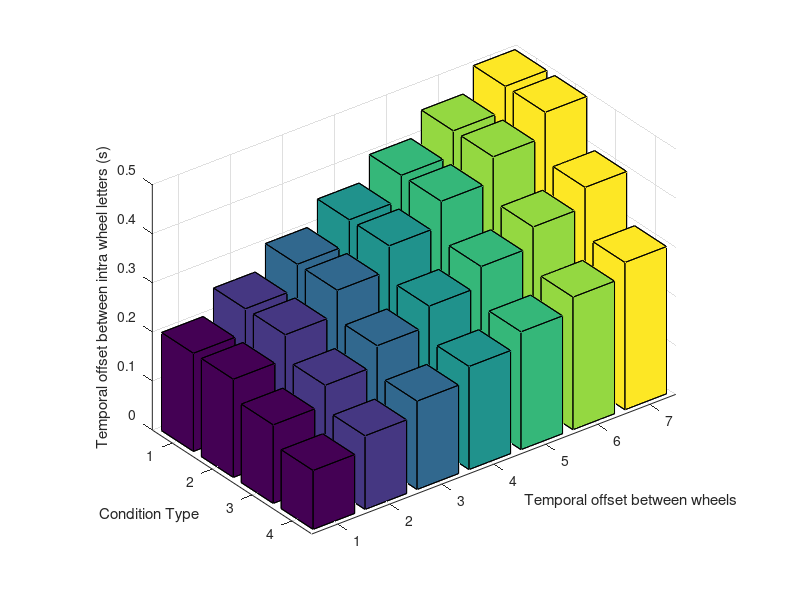
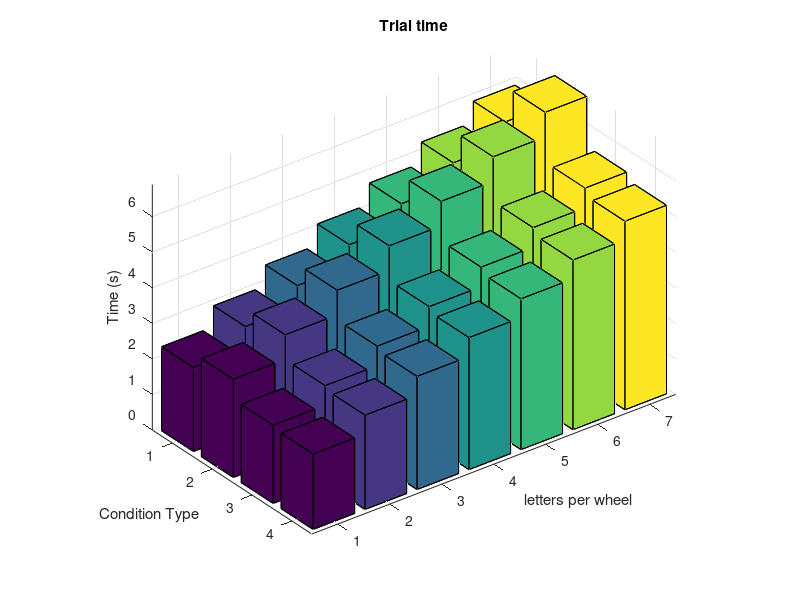
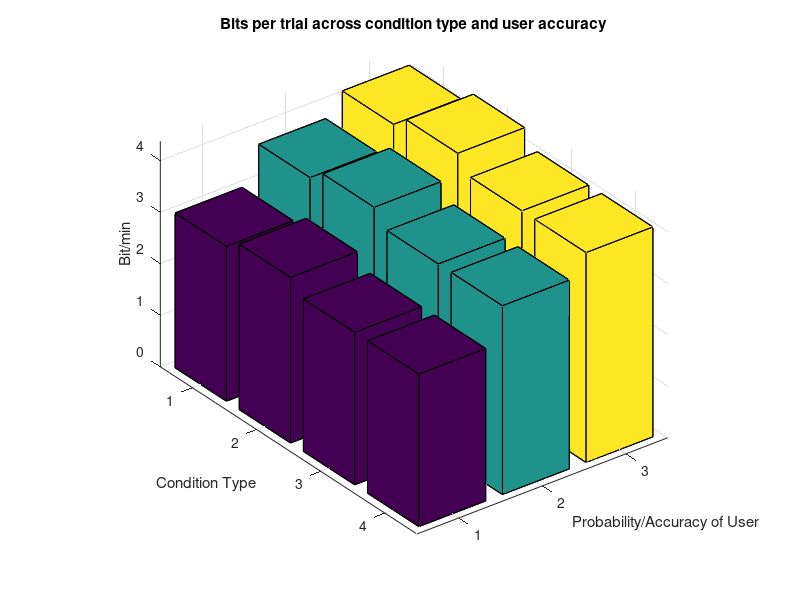
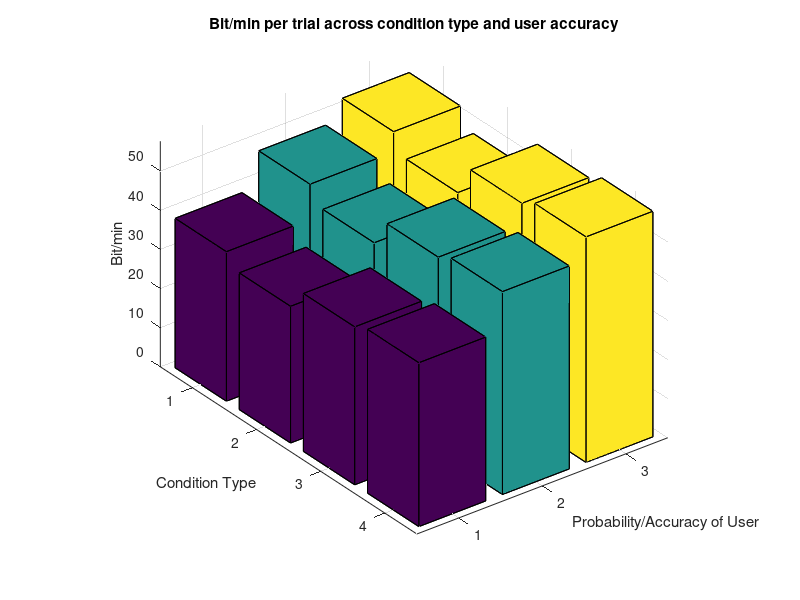

Write MATLAB code to recreate these figures, in order.
% bitrateAnalysis script April 27th update
% Detailed explanation goes here
clear all 
close all

target_dope =  3;
non_target_dope = 2;
letters_wheel = [5 6 6 8]';
wheel_num = [5 5 4 3]';
inter_wheel_msec = [40 50 60 70 80 90 100];
inter_wheel_sec = inter_wheel_msec ./ 1000;
selections = zeros(4, 1);

for i = 1:length(inter_wheel_sec) %looping by column through the different inter_wheel possible times
for j = 1:length(wheel_num) % looping by row for each trial type
inter_letter_sec(j, i) = wheel_num(j) * inter_wheel_sec(i);
total_letters_wheel(j) = (letters_wheel(j) - 1) * non_target_dope + target_dope;
l_tar_P(j) = target_dope / total_letters_wheel(j); %local(intra_wheel) probability of target occurring
t_tar_P(j) = target_dope / (total_letters_wheel(j) * wheel_num(j)); %probability of target occurring across entire trial
trial_time_s(j, i) = (inter_wheel_sec(i) * (wheel_num(j) -1)) + inter_letter_sec(j, i) * (total_letters_wheel(j));
selections(j) = wheel_num(j) * letters_wheel(j);
end
end

trial_time_m = trial_time_s ./ 60;


figure(1)
bar3(inter_letter_sec)
grid on 
rotate3d on
 xlabel('Temporal offset between wheels')
 ylabel('Condition Type')
 zlabel('Temporal offset between intra wheel letters (s)');

figure(2)
bar3(trial_time_s)
grid on 
rotate3d on
title('Trial time')
 xlabel('letters per wheel')
 ylabel('Condition Type')
 zlabel('Time (s)')
% zlabel('time of full letter sweep (ms)')

P = [.80 .90 .95]; %probability/accuracy of user
inter_wheel_index = 5; %index of inter_wheel time to use for bit/minute analysis
for i = 1:length(wheel_num) %create rows for each trial type
for j = 1:length(P)  % create columns for each probability/accuracy
N = selections(i); %possible selections in each trial type
B(i, j) = log2(N) + P(j) * log2(P(j)) + (1 - P(j)) * log2((1 - P(j))/(N - 1)); % total bits per trial type
B_rate(i, j) = B(i, j) ./ trial_time_m(i, inter_wheel_index);
end
end

condition_index = 4;
for i = 1:length(inter_wheel_sec) %create rows for each trial type
for j = 1:length(P)  % create columns for each probability/accuracy
N = selections(condition_index); %possible selections in each trial type
B_acrossIWI(i, j) = log2(N) + P(j) * log2(P(j)) + (1 - P(j)) * log2((1 - P(j))/(N - 1)); % total bits per trial type
B_rate_acrossIWI(i, j) = B_acrossIWI(i, j) ./ trial_time_m(condition_index, i);
end
end

figure(3)
bar3(B)
title('Bits per trial across condition type and user accuracy')
xlabel('Probability/Accuracy of User')
ylabel('Condition Type')
zlabel('Bit/min')
grid on 
rotate3d on

figure(4)
bar3(B_rate)
title('Bit/min per trial across condition type and user accuracy')
xlabel('Probability/Accuracy of User')
ylabel('Condition Type')
zlabel('Bit/min')
grid on 
rotate3d on

figure(5)
bar(t_tar_P)
title('Probability of target across whole trial')
xlabel('Condition')
ylabel('Probability')

figure(6)
bar(l_tar_P)
title('Local probability of target within target wheel')
xlabel('Condition')
ylabel('Probability')

figure(7)
bar3([selections, 7* B(:, 2), B_rate(:, 2)])
title('Selections compared to bit and bitrate across trial conditions')
ylabel('Condition')
xlabel('Selections,   7* bits,   Bit rate')

%%Narrow down ideal parameters for wheel and letters per wheel parameters
% test trial variables named _t
wheel_num_t = [1:12];
letters_wheel_t = [1:8];
inter_wheel_sec_t = .100;
original_dope = non_target_dope;
P_index = 2;  %probability of 90
thresholdTest = 0; %boolean
thresh = 26; %must contain 26 letters
normLocalProb = 1; %boolean
probThresh = .3;
for i = 1:length(wheel_num_t)
    for j = 1:length(letters_wheel_t)
        inter_letter_sec_t(i, j) = wheel_num_t(i) * inter_wheel_sec_t;
        total_letters_wheel(i, j) = (letters_wheel_t(j) - 1) * non_target_dope + target_dope;
        l_tar_P_t(i, j) = target_dope / total_letters_wheel(i, j) %local(intra_wheel) probability of target occurring
		if normLocalProb
			while ((l_tar_P_t(i, j) > probThresh) & (l_tar_P_t(i, j) ~= 1)),
				non_target_dope = non_target_dope + 1;
					total_letters_wheel(i, j) = (letters_wheel_t(j) - 1) * non_target_dope + target_dope;
					l_tar_P_t(i, j) = target_dope / total_letters_wheel(i, j) %local(intra_wheel) probability of target occurring
			end
			dope_matrix(i, j) = non_target_dope;
			non_target_dope  = original_dope;
		end
        t_tar_P_t(i, j) = target_dope / (total_letters_wheel(j) * wheel_num_t(i)); %probability of target occurring across entire trial
        trial_time_s(i, j) = (inter_wheel_sec_t * (wheel_num_t(i) -1)) + inter_letter_sec_t(i, j) * (total_letters_wheel(i, j));
		trial_time_m(i, j) = (trial_time_s(i, j) / 60);
        selections_t(i, j) = wheel_num_t(i) * letters_wheel_t(j);
        N = selections_t(i, j); %possible selections in each trial type
		if thresholdTest
			if N >= thresh
				B_t(i, j) = log2(N) + P(P_index) * log2(P(P_index)) + (1 - P(P_index)) * log2((1 - P(P_index))/(N - 1)); % total bits per trial type
				B_rate_t(i, j) = B_t(i, j) ./ trial_time_m(i, j);
			else
				B_t(i, j) = 0;
				B_rate_t(i, j) = 0;
			end
		else
			B_t(i, j) = log2(N) + P(P_index) * log2(P(P_index)) + (1 - P(P_index)) * log2((1 - P(P_index))/(N - 1)); % total bits per trial type
			B_rate_t(i, j) = B_t(i, j) ./ trial_time_m(i, j);
		end
    end
end

figure(8)
bar3(selections_t)
title('Selections across wheel number and letter per wheel');
xlabel('letters per wheel]')
ylabel('Wheel num')
rotate3d on

figure(9)
bar3(B_rate_t)
title('Bit rate across wheel numer and letter per wheel');
xlabel('letters per wheel')
ylabel('Wheel num')
rotate3d on

figure(10)
bar3(trial_time_s)
title('trial time (s) across wheel number and letter per wheel');
xlabel('letters per wheel')
ylabel('Wheel num')
rotate3d on

figure(11)
bar3(l_tar_P_t)
title('local intrawheel probability of target letter');
xlabel('letters per wheel')
ylabel('Wheel num')
rotate3d on

figure(12)
bar3(t_tar_P_t)
title('global trial probability of letter');
xlabel('letters per wheel')
ylabel('Wheel num')
rotate3d on


  